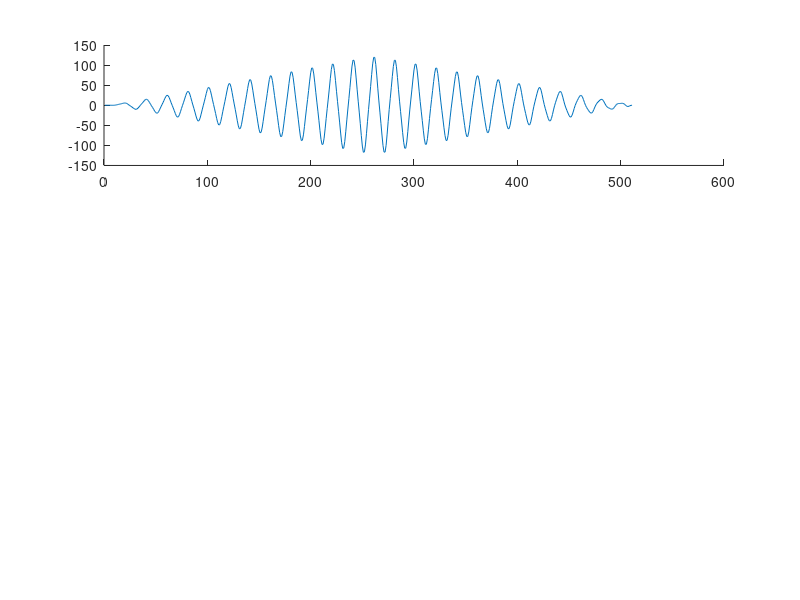
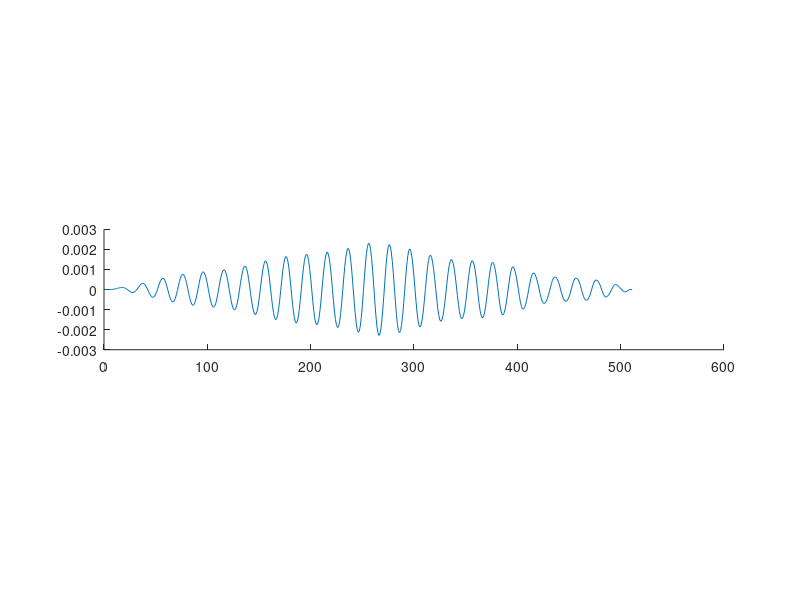

Reproduce these figures in MATLAB, in order.
close all
clear all
clc

Nx=256;
f1=50;
f2=150;
w1=2*pi*f1;
w2=2*pi*f2;
Fs=1000;
n=0:Nx-1;

x1=sin(w1*(n/Fs));
x2=sin(w2*(n/Fs));
x=x1+x2;

%filtr fir
N=21;
Fn=100;
Wn=100*2*pi;
b=fir1(N,Fn/(Fs/2),'low');
y1=filter(b,1,x);
%filtr iir
Nc=5;
Rp=100;
Wp=0.2;
[Bc,Ac]=cheby1(Nc,Rp,Wp,'low');
y2=filter(Bc,Ac,x);

% funkcja conv
c1=conv(y1,x)
c2=conv(y2,x)
figure(1)
subplot(3,1,1), hold on
plot(c1)
figure(2)
subplot(3,1,2), hold on
plot(c2)
